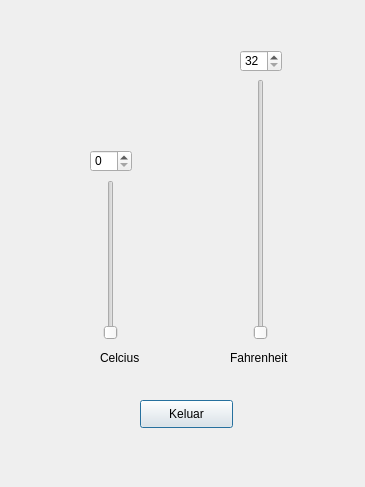
<?xml version="1.0" encoding="UTF-8"?>
<ui version="4.0">
 <class>Dialog</class>
 <widget class="QDialog" name="Dialog">
  <property name="geometry">
   <rect>
    <x>0</x>
    <y>0</y>
    <width>365</width>
    <height>487</height>
   </rect>
  </property>
  <property name="windowTitle">
   <string>Dialog</string>
  </property>
  <widget class="QSlider" name="cel">
   <property name="geometry">
    <rect>
     <x>100</x>
     <y>180</y>
     <width>22</width>
     <height>160</height>
    </rect>
   </property>
   <property name="maximum">
    <number>100</number>
   </property>
   <property name="orientation">
    <enum>Qt::Vertical</enum>
   </property>
  </widget>
  <widget class="QSlider" name="fah">
   <property name="geometry">
    <rect>
     <x>250</x>
     <y>79</y>
     <width>22</width>
     <height>261</height>
    </rect>
   </property>
   <property name="minimum">
    <number>32</number>
   </property>
   <property name="maximum">
    <number>212</number>
   </property>
   <property name="orientation">
    <enum>Qt::Vertical</enum>
   </property>
  </widget>
  <widget class="QSpinBox" name="Tcel">
   <property name="geometry">
    <rect>
     <x>90</x>
     <y>150</y>
     <width>42</width>
     <height>22</height>
    </rect>
   </property>
   <property name="maximum">
    <number>100</number>
   </property>
  </widget>
  <widget class="QSpinBox" name="Tfah">
   <property name="geometry">
    <rect>
     <x>240</x>
     <y>50</y>
     <width>42</width>
     <height>22</height>
    </rect>
   </property>
   <property name="minimum">
    <number>32</number>
   </property>
   <property name="maximum">
    <number>212</number>
   </property>
  </widget>
  <widget class="QPushButton" name="keluar">
   <property name="geometry">
    <rect>
     <x>140</x>
     <y>400</y>
     <width>93</width>
     <height>28</height>
    </rect>
   </property>
   <property name="text">
    <string>Keluar</string>
   </property>
  </widget>
  <widget class="QLabel" name="label">
   <property name="geometry">
    <rect>
     <x>100</x>
     <y>350</y>
     <width>55</width>
     <height>16</height>
    </rect>
   </property>
   <property name="text">
    <string>Celcius</string>
   </property>
  </widget>
  <widget class="QLabel" name="label_2">
   <property name="geometry">
    <rect>
     <x>230</x>
     <y>350</y>
     <width>111</width>
     <height>16</height>
    </rect>
   </property>
   <property name="text">
    <string>Fahrenheit</string>
   </property>
  </widget>
 </widget>
 <resources/>
 <connections>
  <connection>
   <sender>cel</sender>
   <signal>valueChanged(int)</signal>
   <receiver>Tcel</receiver>
   <slot>setValue(int)</slot>
   <hints>
    <hint type="sourcelabel">
     <x>114</x>
     <y>187</y>
    </hint>
    <hint type="destinationlabel">
     <x>112</x>
     <y>170</y>
    </hint>
   </hints>
  </connection>
  <connection>
   <sender>fah</sender>
   <signal>valueChanged(int)</signal>
   <receiver>Tfah</receiver>
   <slot>setValue(int)</slot>
   <hints>
    <hint type="sourcelabel">
     <x>259</x>
     <y>100</y>
    </hint>
    <hint type="destinationlabel">
     <x>261</x>
     <y>78</y>
    </hint>
   </hints>
  </connection>
 </connections>
</ui>
